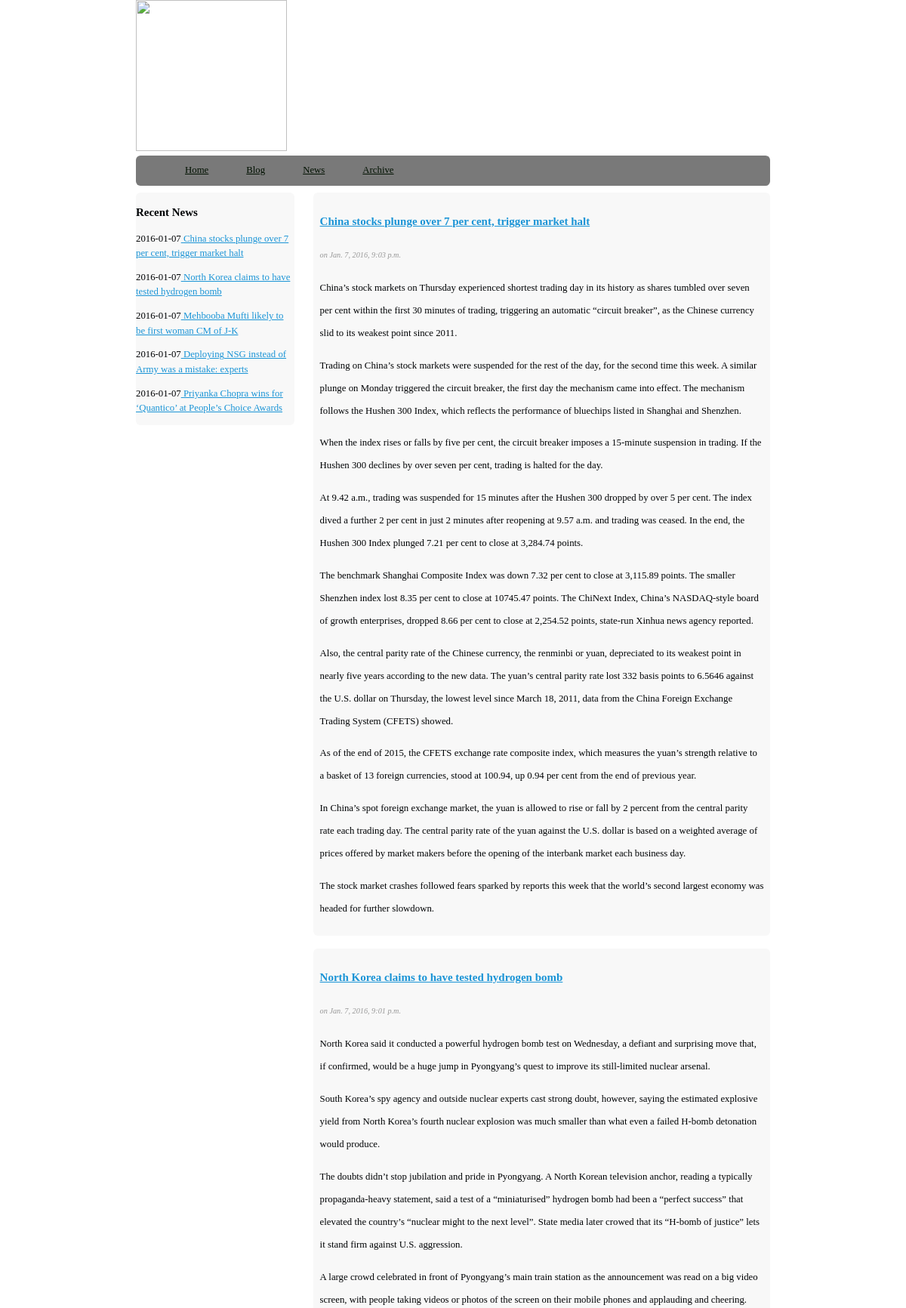
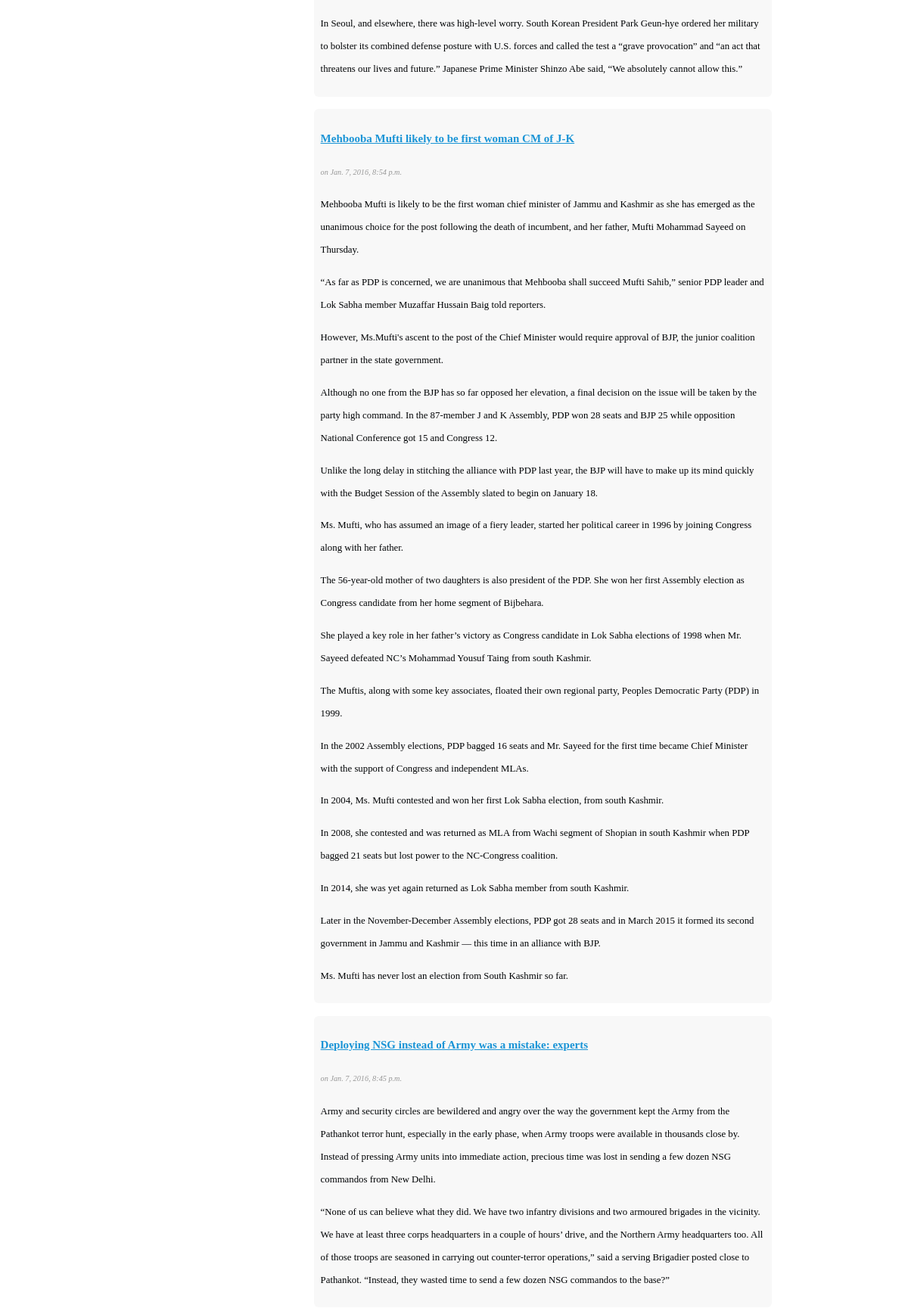
The page / (upper part) on the database its author committed (2 pictures, top to bottom).
### blog/models.py (models this page shows, shortened)
class Post(models.Model):
    title=models.CharField(max_length=100)
    body=models.TextField()
    date=models.DateTimeField()
    class Admin:
        list_display=('title','date')
        list_filter=('title')
        ordering=('date',)
        search_fields=('title',)

### blog/templates/blog.html
{%extends 'base.html'%}
{%block content%}
<link rel ="stylesheet" href="/static/css/styles.css" type="text/css"/>
{%for post in object_list%}
<div class="mainContent">
	<div class='content'>
		<article class="typicalArticle">
			<header>
				<h3><a href="/blog/{{post.id}}">{{post.title}}</a></h3>
			</header>
			<footer>
				<p class='postInfo'>on {{ post.date}}</p>
			</footer>
			<content>
				<p>{{post.body|safe|linebreaks}}</p>
			</content>
		</article>
	</div>
</div>
{%endfor%}
{%endblock%}

### blog/templates/base.html (shortened to what this page needs)
{%load staticfiles%}
<!DOCTYPE html>
<html lang="en">
<head>
	<link rel ="stylesheet" href="/static/css/styles.css" type="text/css"/>
</head>
<body class="body">
	<header class="mainHead">
		<img src="http://cdn.outsideraleigh.com/wp-content/uploads/2013/11/wordpress-logo-stacked-rgb-2.png" width="200" height="200">
		<nav><ul>
			<li><a href='/'>Home</a></li>
			<li><a href='/blog/'>Blog</a></li>
			<li><a href='/blog/latestnews/'>News</a></li>
			<li><a href='/blog/archives/'>Archive</a></li>
		</ul></nav>
	</header>
	<aside class="sideInfo">
		<article>
			<h3>Recent News</h3>
			{%for post in object_list%}
			<p>{{post.date|date:'Y-m-d'}}<a href='/blog/{{post.id}}'> {{post.title}}</a></p>
			{%endfor%}
		</article>
	</aside>
{%block content%}
{%endblock%}
</body>
</html>

### static/css/styles.css (style rules this page uses)
body { color:#000305; font-size:80%; font-family:'Lucida Sans Unicode'; line-height:1.5; text-align:left; }
a { text-decoloration:none; }
a:link,a:visited { color:#1A94D6; }
.body { margin:0 auto; width:70%; clear:both: }
.mainHead nav { background-color: #797979; height:40px; border-radius:6px; -webkit-border-radius:6px; -moz-border-radius:6px; }
.mainHead nav ul { list-style:none; margin:0 auto; }
.mainHead nav ul li { float:left; display:inline; }
.mainHead nav a:link,.mainHead nav a:visited { color:#001100; display:inline-block; padding:10px 25px; height:20px; }
.sideInfo { width:25%; float:left; margin:1% 0% 1% 0%; border-radius:6px; -webkit-border-radius:6px; -moz-border-radius:6px; background-color:#f8f8f8; }
.mainContent { line-height:30px; border-radius:6px; -webkit-border-radius:6px; -moz-border-radius:6px; }
.content { width:70%; float:right; padding:1% 1%; background-color:#f8f8f8; margin:1% 0% 1% 1%; border-radius:6px; -webkit-border-radius:6px; -moz-border-radius:6px; }
.postInfo { font-style:italic; font-size:80%; color:#989898; }

### rows shown on the page
Post: date "2016-01-07", title "China stocks plunge over 7 per cent, trigger market halt", date "Jan. 7, 2016, 9:03 p.m.", body "China’s stock markets on Thursday experienced shortest trading day in its history as shares tumbled over seven per cent within the first 30 minutes of trading, triggering an automatic “circuit breaker”, as the Chinese currency slid to its weakest point since 2011. Trading on China’s stock markets were suspended for the rest of the day, for the second time this week. A similar plunge on Monday triggered the circuit breaker, the first day the mechanism came into effect. The mechanism follows the Hushen 300 Index, which reflects the performance of bluechips listed in Shanghai and Shenzhen. When the index rises or falls by five per cent, the circuit breaker imposes a 15-minute suspension in…"
Post: date "2016-01-07", title "North Korea claims to have tested hydrogen bomb", date "Jan. 7, 2016, 9:01 p.m.", body "North Korea said it conducted a powerful hydrogen bomb test on Wednesday, a defiant and surprising move that, if confirmed, would be a huge jump in Pyongyang’s quest to improve its still-limited nuclear arsenal. South Korea’s spy agency and outside nuclear experts cast strong doubt, however, saying the estimated explosive yield from North Korea’s fourth nuclear explosion was much smaller than what even a failed H-bomb detonation would produce. The doubts didn’t stop jubilation and pride in Pyongyang. A North Korean television anchor, reading a typically propaganda-heavy statement, said a test of a “miniaturised” hydrogen bomb had been a “perfect success” that elevated the country’s “nuclear…"
Post: date "2016-01-07", title "Mehbooba Mufti likely to be first woman CM of J-K", date "Jan. 7, 2016, 8:54 p.m.", body "Mehbooba Mufti is likely to be the first woman chief minister of Jammu and Kashmir as she has emerged as the unanimous choice for the post following the death of incumbent, and her father, Mufti Mohammad Sayeed on Thursday. “As far as PDP is concerned, we are unanimous that Mehbooba shall succeed Mufti Sahib,” senior PDP leader and Lok Sabha member Muzaffar Hussain Baig told reporters. However, Ms.Mufti's ascent to the post of the Chief Minister would require approval of BJP, the junior coalition partner in the state government. Although no one from the BJP has so far opposed her elevation, a final decision on the issue will be taken by the party high command. In the 87-member J and K…"
Post: date "2016-01-07", title "Deploying NSG instead of Army was a mistake: experts", date "Jan. 7, 2016, 8:45 p.m.", body "Army and security circles are bewildered and angry over the way the government kept the Army from the Pathankot terror hunt, especially in the early phase, when Army troops were available in thousands close by. Instead of pressing Army units into immediate action, precious time was lost in sending a few dozen NSG commandos from New Delhi. “None of us can believe what they did. We have two infantry divisions and two armoured brigades in the vicinity. We have at least three corps headquarters in a couple of hours’ drive, and the Northern Army headquarters too. All of those troops are seasoned in carrying out counter-terror operations,” said a serving Brigadier posted close to Pathankot.…"
Post: date "2016-01-07", title "Priyanka Chopra wins for ‘Quantico’ at People’s Choice Awards"
